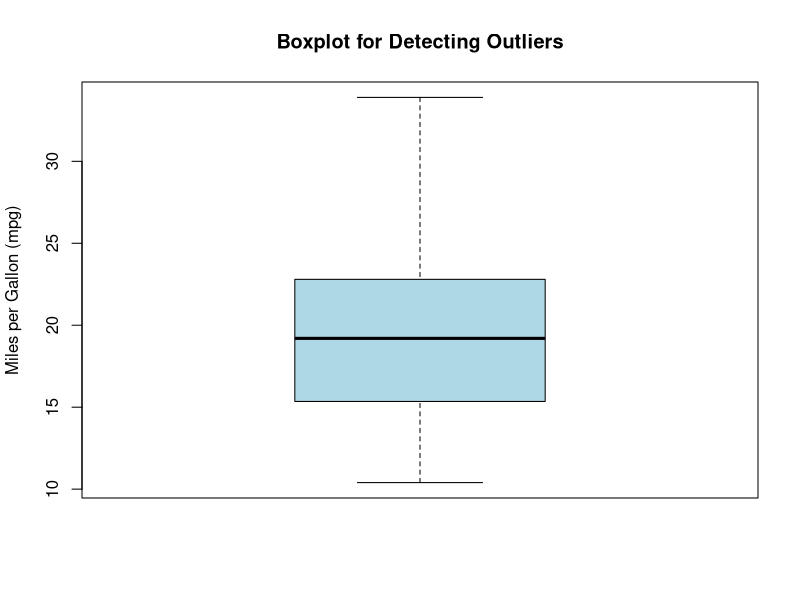

Write R code to recreate this figure.
# Load dataset
data(mtcars)

# Select numerical variable
x <- mtcars$mpg

# Calculate quartiles and IQR
Q1 <- quantile(x, 0.25)
Q3 <- quantile(x, 0.75)
IQR_value <- IQR(x)

# Calculate outlier limits
lower_limit <- Q1 - 1.5 * IQR_value
upper_limit <- Q3 + 1.5 * IQR_value

# Display limits
print(Q1)
print(Q3)
print(IQR_value)
print(lower_limit)
print(upper_limit)

# Identify outliers
outliers <- x[x < lower_limit | x > upper_limit]
print(outliers)

# Display observation numbers
print(which(x < lower_limit | x > upper_limit))

# Identify inliers
inliers <- x[x >= lower_limit & x <= upper_limit]
print(inliers)

# Visualize using boxplot
boxplot(x,
        main = "Boxplot for Detecting Outliers",
        ylab = "Miles per Gallon (mpg)",
        col = "lightblue")
